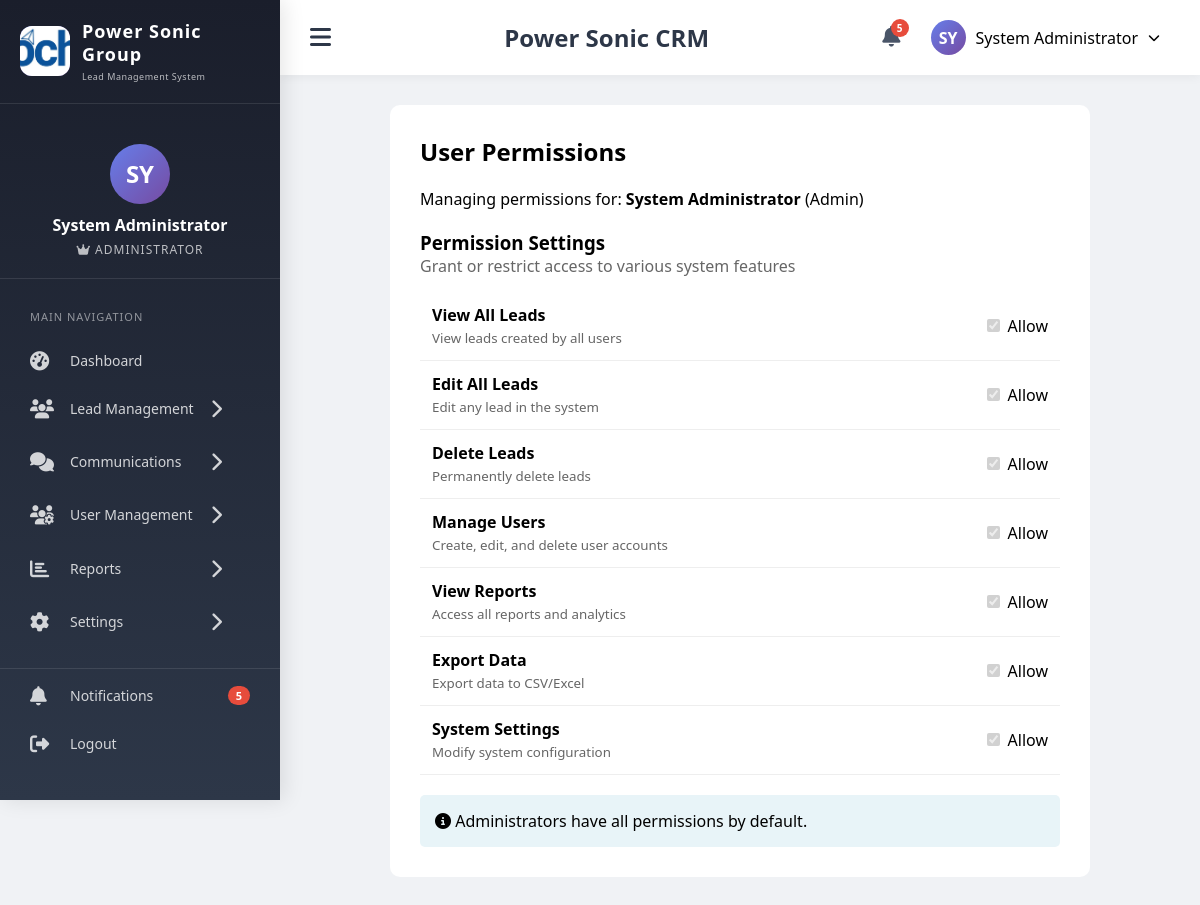
The app's page /user_permissions.php?id=1 (signed in) with its own data.
### tables this page shows
CREATE TABLE `company_settings` (
  `id` int(11) NOT NULL,
  `company_name` varchar(200) NOT NULL DEFAULT 'Power Sonic',
  `company_logo` varchar(500) DEFAULT NULL,
  `company_favicon` varchar(500) DEFAULT NULL,
  `company_email` varchar(100) DEFAULT NULL,
  `company_phone` varchar(50) DEFAULT NULL,
  `company_mobile` varchar(50) DEFAULT NULL,
  `company_address` text DEFAULT NULL,
  `company_city` varchar(100) DEFAULT NULL,
  `company_state` varchar(100) DEFAULT NULL,
  `company_country` varchar(100) DEFAULT 'Bangladesh',
  `company_postal_code` varchar(20) DEFAULT NULL,
  `company_website` varchar(200) DEFAULT NULL,
  `company_business_hours` text DEFAULT NULL,
  `company_social_facebook` varchar(255) DEFAULT NULL,
  `company_social_linkedin` varchar(255) DEFAULT NULL,
  `company_social_twitter` varchar(255) DEFAULT NULL,
  `company_social_instagram` varchar(255) DEFAULT NULL,
  `company_registration_no` varchar(100) DEFAULT NULL,
  `company_tax_id` varchar(100) DEFAULT NULL,
  `company_bin_no` varchar(100) DEFAULT NULL,
  `bank_name` varchar(200) DEFAULT NULL,
  `bank_account_name` varchar(200) DEFAULT NULL,
  `bank_account_number` varchar(100) DEFAULT NULL,
  `bank_routing_number` varchar(50) DEFAULT NULL,
  `footer_text` varchar(500) DEFAULT NULL,
  `invoice_prefix` varchar(20) DEFAULT 'INV',
  `currency_symbol` varchar(10) DEFAULT 'BDT',
  `date_format` varchar(20) DEFAULT 'Y-m-d',
  `timezone` varchar(50) DEFAULT 'Asia/Dhaka',
  `created_at` timestamp NOT NULL DEFAULT current_timestamp(),
  `updated_at` timestamp NOT NULL DEFAULT current_timestamp() ON UPDATE current_timestamp()
);

CREATE TABLE `users` (
  `id` int(11) NOT NULL,
  `username` varchar(50) NOT NULL,
  `password` varchar(255) NOT NULL,
  `full_name` varchar(100) NOT NULL,
  `email` varchar(100) DEFAULT NULL,
  `role` enum('admin','field_agent') NOT NULL,
  `status` enum('active','inactive','suspended') DEFAULT 'active',
  `last_login` datetime DEFAULT NULL,
  `last_ip` varchar(45) DEFAULT NULL,
  `profile_image` varchar(255) DEFAULT NULL,
  `phone` varchar(20) DEFAULT NULL,
  `department` varchar(100) DEFAULT NULL,
  `join_date` date DEFAULT NULL,
  `created_at` timestamp NOT NULL DEFAULT current_timestamp()
);

### config.php (called while the page is built, shortened)
<?php
function isAdmin() {
    return isset($_SESSION['role']) && $_SESSION['role'] === 'admin';
}
?>

### user_permissions.php (the view, shortened to what this page needs)
<?php
require_once 'config.php';
require_once 'includes/header.php';
$user_id = $_GET['id'] ?? 0;
$stmt = $pdo->prepare("SELECT * FROM users WHERE id = ?");
$stmt->execute([$user_id]);
$user = $stmt->fetch();
$perms = $pdo->prepare("SELECT * FROM user_permissions WHERE role = ?");
$perms->execute([$user['role']]);
$current_perms = [];
while($row = $perms->fetch()) {
    $current_perms[$row['permission_key']] = $row['permission_value'];
}
$all_permissions = [
    'view_all_leads' => 'View All Leads',
    'edit_all_leads' => 'Edit All Leads',
    'delete_leads' => 'Delete Leads',
    'manage_users' => 'Manage Users',
    'view_reports' => 'View Reports',
    'export_data' => 'Export Data',
    'system_settings' => 'System Settings'
];
?>
<div style="max-width: 700px; margin: 0 auto; background: white; border-radius: 10px; padding: 30px;">
    <h2 style="margin-bottom: 20px;">User Permissions</h2>
    <p style="margin-bottom: 20px;">Managing permissions for: <strong><?php echo htmlspecialchars($user['full_name']); ?></strong> (<?php echo ucfirst(str_replace('_', ' ', $user['role'])); ?>)</p>
    <form method="POST">
        <div style="margin-bottom: 20px;">
            <h3>Permission Settings</h3>
            <p style="color: #666; margin-bottom: 15px;">Grant or restrict access to various system features</p>
            <table style="width: 100%; border-collapse: collapse;">
                <?php foreach($all_permissions as $key => $label): ?>
                <tr style="border-bottom: 1px solid #eee;">
                    <td style="padding: 12px;">
                        <strong><?php echo $label; ?></strong><br>
                        <small style="color: #666;"><?php echo getPermissionDescription($key); ?></small>
                    </td>
                    <td style="padding: 12px; text-align: right;">
                        <label style="display: inline-flex; align-items: center; cursor: pointer;">
                            <input type="checkbox" name="permissions[<?php echo $key; ?>]"
                                   <?php echo isset($current_perms[$key]) && $current_perms[$key] ? 'checked' : ''; ?>
                                   <?php echo $user['role'] == 'admin' ? 'disabled' : ''; ?>>
                            <span style="margin-left: 8px;">Allow</span>
                        </label>
                    </td>
                </tr>
                <?php endforeach; ?>
            </table>
        </div>
        <?php if($user['role'] != 'admin'): ?>
        <div style="display: flex; gap: 10px; margin-top: 20px;">
            <button type="submit" style="background: #3498db; color: white; padding: 12px 30px; border: none; border-radius: 5px; cursor: pointer;">
                Save Permissions
            </button>
            <a href="manage_users.php" style="background: #95a5a6; color: white; padding: 12px 30px; text-decoration: none; border-radius: 5px;">
                Back to Users
            </a>
        </div>
        <?php else: ?>
        <div style="background: #e8f4f8; padding: 15px; border-radius: 5px; margin-top: 20px;">
            <i class="fas fa-info-circle"></i> Administrators have all permissions by default.
        </div>
        <?php endif; ?>
    </form>
</div>
<?php
function getPermissionDescription($key) {
    $descriptions = [
        'view_all_leads' => 'View leads created by all users',
        'edit_all_leads' => 'Edit any lead in the system',
        'delete_leads' => 'Permanently delete leads',
        'manage_users' => 'Create, edit, and delete user accounts',
        'view_reports' => 'Access all reports and analytics',
        'export_data' => 'Export data to CSV/Excel',
        'system_settings' => 'Modify system configuration'
    ];
    return $descriptions[$key] ?? '';
}
require_once 'includes/footer.php';
?>

### includes/header.php (shortened to what this page needs)
<?php
$stmt = $pdo->query("SELECT company_name, company_logo, company_favicon FROM company_settings LIMIT 1");
$company_settings = $stmt->fetch();
$notif_count = 0;
if (isLoggedIn() && isset($pdo)) {
    $stmt = $pdo->prepare("SELECT COUNT(*) FROM notifications WHERE user_id = ? AND is_read = 0");
    $stmt->execute([$_SESSION['user_id']]);
    $notif_count = $stmt->fetchColumn();
}
$current_page = basename($_SERVER['PHP_SELF']);
?>
<!DOCTYPE html>
<html lang="en">
<head>
    <link rel="stylesheet" href="https://cdnjs.cloudflare.com/ajax/libs/font-awesome/6.4.0/css/all.min.css">
</head>
<body>
    <div class="crm-wrapper">
        <div class="sidebar" id="sidebar">
            <div class="sidebar-header">
                <div class="logo-container">
                    <?php if(!empty($company_settings['company_logo']) && file_exists($company_settings['company_logo'])): ?>
                        <div class="logo-img">
                            <img src="<?php echo $company_settings['company_logo']; ?>" alt="Company Logo">
                        </div>
                    <?php else: ?>
                        <div class="logo-icon">
                            <i class="fas fa-bolt"></i>
                        </div>
                    <?php endif; ?>
                    <div class="logo-text">
                        <h3><?php echo htmlspecialchars($company_settings['company_name']); ?></h3>
                        <div class="company-tagline">Lead Management System</div>
                    </div>
                </div>
            </div>
            <div class="user-profile">
                <div class="avatar">
                    <?php echo strtoupper(substr($_SESSION['full_name'] ?? 'U', 0, 2)); ?>
                </div>
                <div class="user-name"><?php echo $_SESSION['full_name'] ?? 'User'; ?></div>
                <div class="user-role">
                    <i class="fas <?php echo isAdmin() ? 'fa-crown' : 'fa-user-check'; ?>"></i>
                    <?php
                    $role_display = isAdmin() ? 'Administrator' : (isFieldAgent() ? 'Field Agent' : 'User');
                    echo $role_display;
                    ?>
                </div>
            </div>
            <div class="menu-section">
                <div class="menu-section-title">MAIN NAVIGATION</div>
                <a href="<?php echo isAdmin() ? 'dashboard.php' : 'agent_dashboard.php'; ?>" class="menu-item <?php echo ($current_page == 'dashboard.php' || $current_page == 'agent_dashboard.php') ? 'active' : ''; ?>">
                    <i class="fas fa-tachometer-alt"></i>
                    <span class="menu-text">Dashboard</span>
                </a>
                <div class="menu-item has-submenu" onclick="toggleSubmenu(this)">
                    <i class="fas fa-users"></i>
                    <span class="menu-text">Lead Management</span>
                    <i class="fas fa-chevron-right toggle-icon"></i>
                </div>
                <div class="menu-item has-submenu" onclick="toggleSubmenu(this)">
                    <i class="fas fa-comments"></i>
                    <span class="menu-text">Communications</span>
                    <i class="fas fa-chevron-right toggle-icon"></i>
                </div>
                <?php if(isAdmin()): ?>
                <div class="menu-item has-submenu" onclick="toggleSubmenu(this)">
                    <i class="fas fa-users-cog"></i>
                    <span class="menu-text">User Management</span>
                    <i class="fas fa-chevron-right toggle-icon"></i>
                </div>
                <?php endif; ?>
                <?php if(isAdmin()): ?>
                <div class="menu-item has-submenu" onclick="toggleSubmenu(this)">
                    <i class="fas fa-chart-bar"></i>
                    <span class="menu-text">Reports</span>
                    <i class="fas fa-chevron-right toggle-icon"></i>
                </div>
                <?php endif; ?>
                <div class="menu-item has-submenu" onclick="toggleSubmenu(this)">
                    <i class="fas fa-cog"></i>
                    <span class="menu-text">Settings</span>
                    <i class="fas fa-chevron-right toggle-icon"></i>
                </div>
            </div>
            <div class="menu-section" style="margin-top: auto; border-top: 1px solid rgba(255,255,255,0.1);">
                <a href="notifications.php" class="menu-item <?php echo $current_page == 'notifications.php' ? 'active' : ''; ?>">
                    <i class="fas fa-bell"></i>
                    <span class="menu-text">Notifications</span>
                    <?php if($notif_count > 0): ?>
                    <span class="menu-badge"><?php echo $notif_count; ?></span>
                    <?php endif; ?>
                </a>
                <a href="logout.php" class="menu-item">
                    <i class="fas fa-sign-out-alt"></i>
                    <span class="menu-text">Logout</span>
                </a>
            </div>
        </div>
        <div class="main-content" id="mainContent">
            <div class="top-nav">
                <button class="toggle-sidebar" onclick="toggleSidebar()">
                    <i class="fas fa-bars"></i>
                </button>
                <div class="page-title">
                    <?php
                    $page_titles = [
                        'dashboard.php' => 'Admin Dashboard',
                        'agent_dashboard.php' => 'Field Agent Dashboard',
                        'add_lead.php' => 'Add New Lead',
                        'view_leads.php' => 'Lead Management',
                        'view_lead.php' => 'Lead Details',
                        'edit_lead.php' => 'Edit Lead',
                        'agent_reports.php' => 'Performance Reports',
                        'notifications.php' => 'Notifications',
                        'profile.php' => 'My Profile',
                        'change_password.php' => 'Change Password',
                        'manage_users.php' => 'User Management',
                        'add_user.php' => 'Add New User',
                        'user_activity.php' => 'User Activity Log'
                    ];
                    echo $page_titles[$current_page] ?? 'Power Sonic CRM';
                    ?>
                </div>
                <div class="top-nav-right">
                    <div class="notification-icon" onclick="window.location.href='notifications.php'">
                        <i class="fas fa-bell"></i>
                        <?php if($notif_count > 0): ?>
                        <span class="notification-badge"><?php echo $notif_count; ?></span>
                        <?php endif; ?>
                    </div>
                    <div class="user-menu" onclick="window.location.href='profile.php'">
                        <div class="user-avatar-small">
                            <?php echo strtoupper(substr($_SESSION['full_name'] ?? 'U', 0, 2)); ?>
                        </div>
                        <span><?php echo $_SESSION['full_name'] ?? 'User'; ?></span>
                        <i class="fas fa-chevron-down" style="font-size: 12px;"></i>
                    </div>
                </div>
            </div>
            <div class="content-area">

### records on screen
company_settings: company_logo (picture), company_name "Power Sonic Group"
users: full_name "System Administrator", role "Admin", role "☑"

### other values on screen
substr($_SESSION['full_name'] ?? 'U', 0, 2) "SY"
$_SESSION['full_name'] "System Administrator"
$role_display "ADMINISTRATOR"
$notif_count "5"
$page_titles[$current_page] "Power Sonic CRM"
$label "View All Leads"
getPermissionDescription($key) "View leads created by all users"
$label "Edit All Leads"
getPermissionDescription($key) "Edit any lead in the system"
$label "Delete Leads"
getPermissionDescription($key) "Permanently delete leads"
$label "Manage Users"
getPermissionDescription($key) "Create, edit, and delete user accounts"
$label "View Reports"
getPermissionDescription($key) "Access all reports and analytics"
